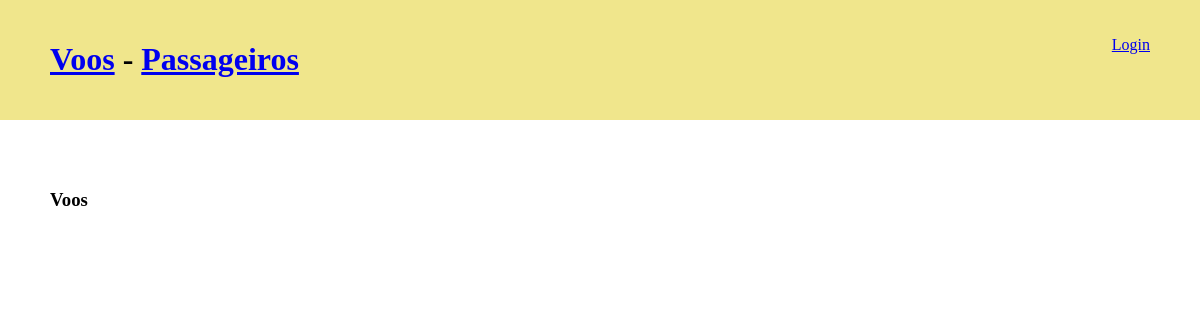
/flights, run on an earlier commit of the app's database.
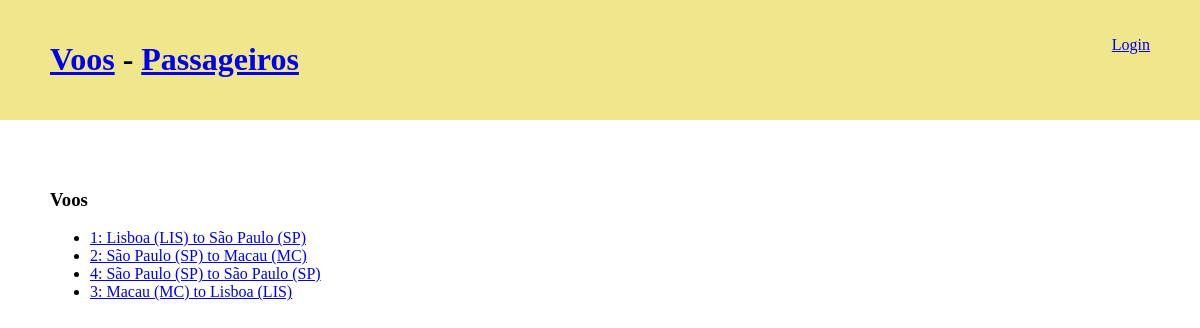
And on a later commit of the database.
### portifolio/models.py (models this page shows)
class Flight(models.Model):
    origin = models.ForeignKey(Airport,
                               on_delete=models.CASCADE,
                               related_name="departures")
    destination = models.ForeignKey(Airport,
                                    on_delete=models.CASCADE,
                                    related_name="arrivals")
    duration = models.IntegerField()
    def __str__(self):
        return f"{self.id}: {self.origin} to {self.destination}"

class Airport(models.Model):
    code = models.CharField(max_length=3)
    city = models.CharField(max_length=64)
    def __str__(self):
        return f"{self.city} ({self.code})"

### portifolio/views.py (the view)
# urls.py: path('flights', views.flights_view, name='flights'),
def flights_view(request):
    print(request.user.username)
    context = {
        'flights': Flight.objects.all().order_by('origin')
    }
    return render(request, 'portfolio/flights/flights_view.html', context)

### portifolio/templates/portfolio/flights/flights_view.html
{% extends "portfolio/flights/base_flight.html" %}
{% block main %}
<h3>Voos</h3>
<ul>
    {% for flight in flights  %}
      <li>
        <a href="{% url 'portifolio:flight' flight.id %}">{{ flight }}</a>
    </li>
    {% endfor %}
</ul>
{% endblock main %}

What changed in the data, as far as the page shows it:
added Flight: id+origin+destination "1: Lisboa (LIS) to São Paulo (SP)"
added Flight: id+origin+destination "2: São Paulo (SP) to Macau (MC)"
added Flight: id+origin+destination "4: São Paulo (SP) to São Paulo (SP)"
added Flight: id+origin+destination "3: Macau (MC) to Lisboa (LIS)"
